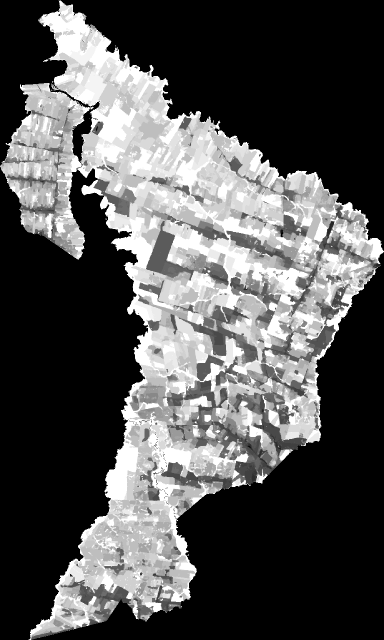
#> input picture web_assets/forest_loss.png, 768 x 1280 px (shown at 1/2 size)
$ python make_flow_map.py
#> lines starting #> are read from the running program, lines starting #| are printed output that depends on the picture; after the words box and inside, x2 and y2 are one past the last pixel; in counts of white or black regions, pixels touching at a corner belong together
"""
Generate flow_map.png from the forest_loss texture.

The gradient of the year-of-loss field points from older clearings toward newer ones.
In the fishbone pattern, this means gradients radiate outward from roads into forest.

Output encoding (RGBA):
  R = flow direction X (128 = zero, 0 = full left, 255 = full right)
  G = flow direction Y (128 = zero, 0 = full up, 255 = full down)
  B = normalized loss time (same as forest_loss values)
  A = forest mask (255 = was ever forest, 0 = never forest)
"""

import numpy as np
from scipy.ndimage import gaussian_filter
from PIL import Image
from pathlib import Path

WEB_ASSETS = Path(__file__).parent.parent / "web_assets"
TD_ASSETS = Path(__file__).parent.parent / "td_assets"


def run():
    # Load the 8-bit forest loss texture
    loss_img = np.array(Image.open(WEB_ASSETS / "forest_loss.png"), dtype=np.float32)
    h, w = loss_img.shape
#> h = 1280; w = 768
    print(f"Loaded forest_loss.png: {w}x{h}")
#| Loaded forest_loss.png: 768x1280

    # Create masks
    never_forest = (loss_img == 0)       # nodata / water / never forest
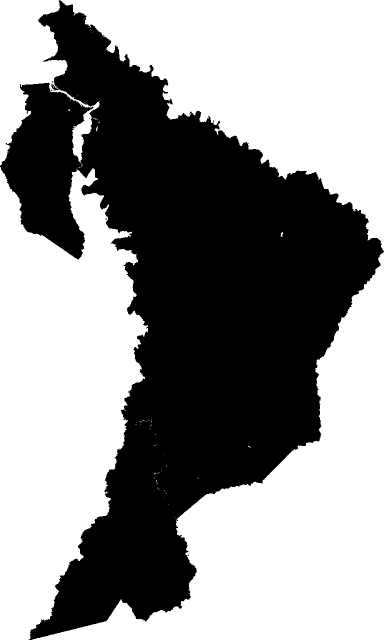
#> never_forest: shape (1280, 768) bool (shown at 1/2 size); 56.7% white; 6 black regions (5 under 20 px), largest, box (x1, y1, x2, y2) and area: (0, 0, 768, 1280) 425317
    stable_forest = (loss_img == 255)    # forest in all years
#> stable_forest: shape (1280, 768) bool; 9.6% white; 923 white regions (646 under 20 px), largest, box (x1, y1, x2, y2) and area: (200, 392, 347, 741) 8882, (383, 392, 616, 619) 7889, (209, 758, 318, 1026) 6609
    has_loss = ~never_forest & ~stable_forest  # pixels with year-of-loss (1-254)
#> has_loss: shape (1280, 768) bool; 33.7% white; 349 white regions (330 under 20 px), largest, box (x1, y1, x2, y2) and area: (62, 49, 761, 1280) 296409, (0, 166, 170, 519) 32194, (105, 8, 149, 46) 691
    was_ever_forest = ~never_forest      # includes both lost and stable

    # Build a continuous loss time field for gradient computation
    # Replace never-forest with NaN, stable forest with a high value (beyond the range)
    loss_field = loss_img.copy()
    loss_field[never_forest] = np.nan
    loss_field[stable_forest] = 260.0  # slightly beyond 254, so gradient points toward it

    # Gaussian blur to smooth the loss time field (handles noise, gaps)
    # We need to handle NaN regions — use a weighted blur approach
    weights = np.ones_like(loss_field)
    weights[np.isnan(loss_field)] = 0
    loss_filled = np.where(np.isnan(loss_field), 0, loss_field)

    sigma = 5
    blurred_num = gaussian_filter(loss_filled * weights, sigma=sigma)
    blurred_den = gaussian_filter(weights, sigma=sigma)
    blurred_den[blurred_den == 0] = 1  # avoid division by zero
    smoothed = blurred_num / blurred_den

    # Compute spatial gradient (gy, gx)
    gy, gx = np.gradient(smoothed)
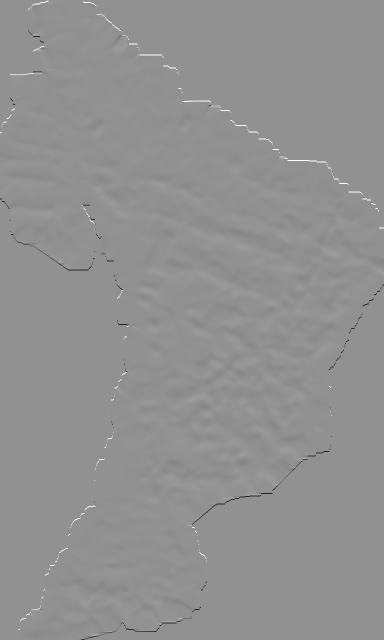
#> gy: shape (1280, 768) float32 (shown at 1/2 size); min -172, max 130, mean 0; drawn with min black and max white
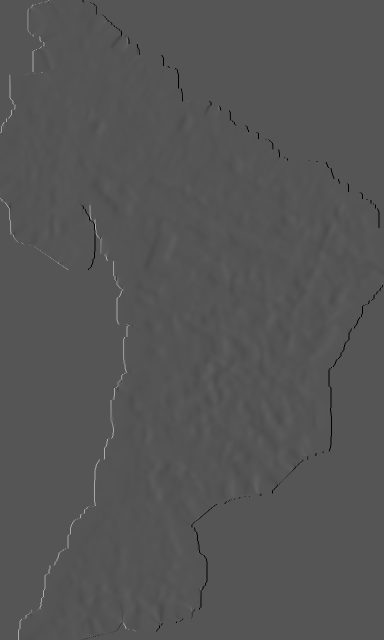
#> gx: shape (1280, 768) float32 (shown at 1/2 size); min -130, max 260, mean 0; drawn with min black and max white

    # Normalize to unit vectors
    magnitude = np.sqrt(gx**2 + gy**2)
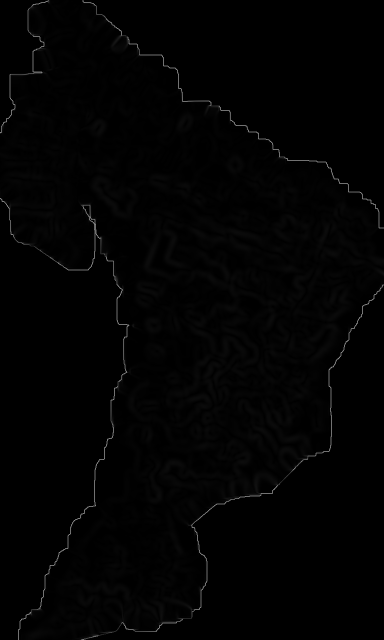
#> magnitude: shape (1280, 768) float32 (shown at 1/2 size); min 0, max 288.9, mean 2.8; drawn with min black and max white
    magnitude[magnitude == 0] = 1  # avoid division by zero
    gx_norm = gx / magnitude
    gy_norm = gy / magnitude

    # Zero out gradients in never-forest regions
    gx_norm[never_forest] = 0
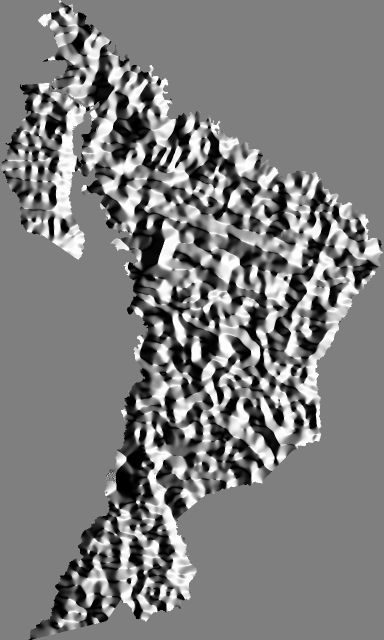
#> gx_norm: shape (1280, 768) float32 (shown at 1/2 size); min -1, max 1, mean -0.00878; drawn with min black and max white
    gy_norm[never_forest] = 0
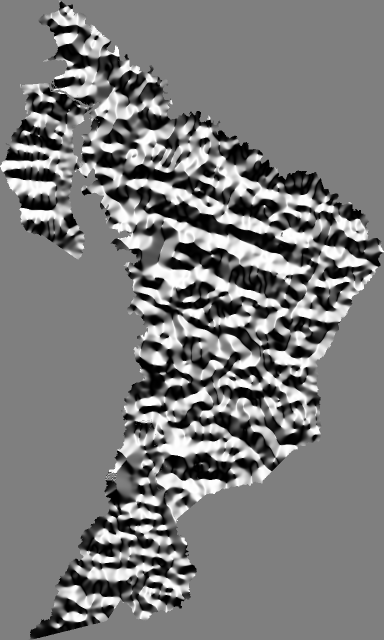
#> gy_norm: shape (1280, 768) float32 (shown at 1/2 size); min -1, max 1, mean -0.0216; drawn with min black and max white

    # Encode to RGBA
    flow_map = np.zeros((h, w, 4), dtype=np.uint8)

    # R = gx: -1..+1 → 0..255 (128 = zero)
    flow_map[:, :, 0] = np.clip((gx_norm * 0.5 + 0.5) * 255, 0, 255).astype(np.uint8)

    # G = gy: -1..+1 → 0..255 (128 = zero)
    flow_map[:, :, 1] = np.clip((gy_norm * 0.5 + 0.5) * 255, 0, 255).astype(np.uint8)

    # B = normalized loss time (copy from forest_loss, stable→254 for continuity)
    b_channel = loss_img.copy()
    b_channel[stable_forest] = 254
#> b_channel: shape (1280, 768) float32; min 0, max 254, mean 83.2
    flow_map[:, :, 2] = b_channel.astype(np.uint8)

    # A = forest mask
    flow_map[:, :, 3] = (was_ever_forest * 255).astype(np.uint8)
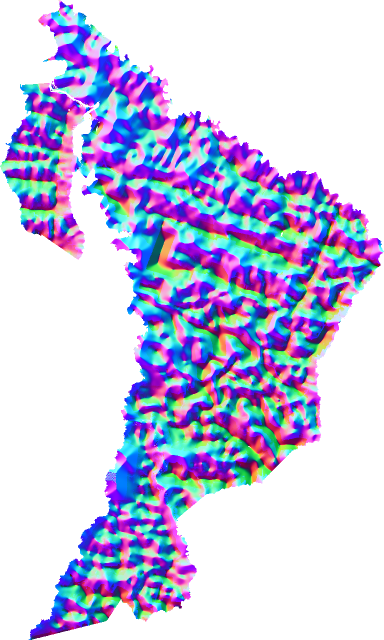
#> flow_map: shape (1280, 768, 4) (shown at 1/2 size); mean of channels 0, 1, 2, 3 125.9, 124.2, 83.2, 110.3; transparent parts drawn white

    # Save
    img = Image.fromarray(flow_map, mode='RGBA')
    img.save(WEB_ASSETS / "flow_map.png")
    img.save(TD_ASSETS / "flow_map_hires.png")
    print(f"Saved flow_map.png ({w}x{h} RGBA)")
#| Saved flow_map.png (768x1280 RGBA)

    # Stats
    forest_pixels = was_ever_forest.sum()
#> forest_pixels = 425338
    avg_mag = magnitude[was_ever_forest].mean()
#> avg_mag = 3.37
    print(f"  Forest pixels: {forest_pixels:,}")
#|   Forest pixels: 425,338
    print(f"  Avg gradient magnitude: {avg_mag:.3f}")
#|   Avg gradient magnitude: 3.369


if __name__ == "__main__":
    run()
